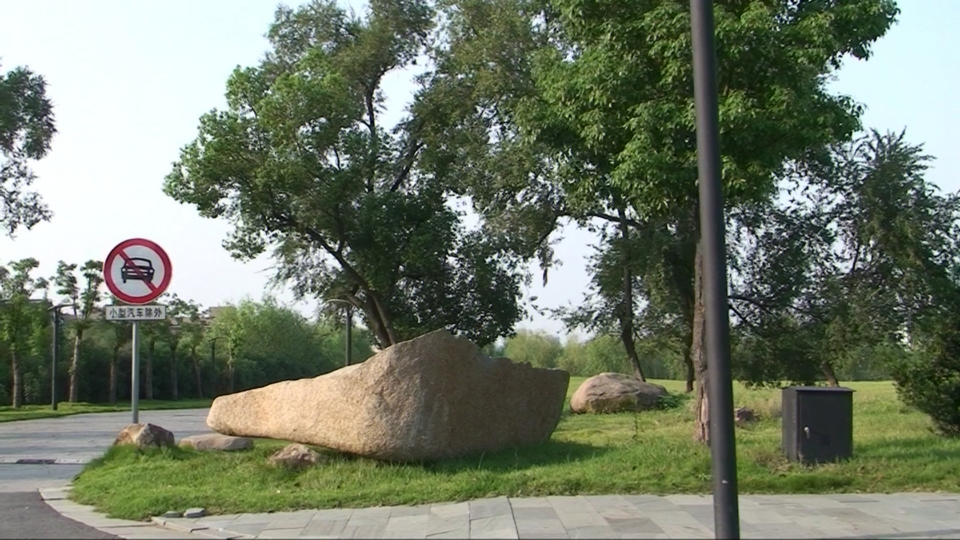
%> input picture assignment2/Part3/test00.jpg, 960 x 540 px
$ octave part3.m   (GNU Octave 9; MATLAB toolbox functions it lacks are replaced by stand-ins)
%> lines starting %> are read from the running program, lines starting %| are printed output that depends on the picture
### assignment2/Part2/get_connected_pixels.m
function connected_pixels = get_connected_pixels(width,height)

% This function returns a list of directed connected pixels
% with given height and width.
num_pixels = width*height;

% up and down
left_nodes = (1:num_pixels)';
left_nodes((width:width:num_pixels))=[];
right_nodes = left_nodes+1;
% connect right node
src = [left_nodes;right_nodes];
% connect left node
dest = [right_nodes;left_nodes];

% left and right
% remove last layer
upper_node = (1:num_pixels-width)';
% add first layer
right_nodes = upper_node+width;
src = [src;upper_node;right_nodes];
dest = [dest;right_nodes;upper_node];

connected_pixels = [src,dest];
end

### assignment2/Part3/get_lambda.m
function lambda = get_lambda(connected_pixels, Eps, Ws, img)

% seperate connected pixels pairs by four directions
% count the number of pairs in each direction

H = size(img,1);
W = size(img,2);
num_pixels = H * W;

down =  num_pixels - W;
up = num_pixels - W + down;
right = num_pixels - H + up;
left = size(connected_pixels);

% seperate into four parts to calculate the distances
connected_pixels_down = connected_pixels(1:down,:);
connected_pixels_up =   connected_pixels(down+1:up,:);
connected_pixels_right =connected_pixels(up+1:right,:);
connected_pixels_left = connected_pixels(right+1:left,:);

% count the connection of each node
num_conn = zeros(1,num_pixels);
num_conn(connected_pixels_down(:,1)) = num_conn(connected_pixels_down(:,1)) + 1;
num_conn(connected_pixels_up(:,1)) = num_conn(connected_pixels_up(:,1)) + 1;
num_conn(connected_pixels_right(:,1)) = num_conn(connected_pixels_right(:,1)) + 1;
num_conn(connected_pixels_left(:,1)) = num_conn(connected_pixels_left(:,1)) + 1;

% separate three channels
red_img = img(:,:,1);
green_img = img(:,:,2);
blue_img = img(:,:,3);
intensity = (red_img+green_img+blue_img)/3;

% From the paper, first step is to find U matrix
base_array = zeros(1,num_pixels);
base_array((connected_pixels_down(:,1))) = base_array(connected_pixels_down(:,1)) + 1;
% label the src and non-src pixels
down_src = base_array==1;
down_non_src = base_array==0;
% calculate the distance and set into a num_pixels length array
dist_down = zeros(num_pixels,1);
dist_down(down_src) = 1/(sqrt((intensity(connected_pixels_down(:,1))-intensity(connected_pixels_down(:,2))).^2) +Eps);

% do the same for all other directions
base_array = zeros(1,num_pixels);
base_array(connected_pixels_up(:,1)) = base_array(connected_pixels_up(:,1)) + 1;
up_src = base_array==1;
up_non_src = base_array==0;
dist_up = zeros(num_pixels,1);
dist_up(up_src) = 1./(sqrt((intensity(connected_pixels_up(:,1))-intensity(connected_pixels_up(:,2))).^2) +Eps);

base_array = zeros(1,num_pixels);
base_array(connected_pixels_right(:,1)) = base_array(connected_pixels_right(:,1)) + 1;
right_src = base_array==1;
right_non_src = base_array==0;
dist_right = zeros(num_pixels,1);
dist_right(right_src) = 1./(sqrt((intensity(connected_pixels_right(:,1))-intensity(connected_pixels_right(:,2))).^2) +Eps);

base_array = zeros(1,num_pixels);
base_array(connected_pixels_left(:,1)) = base_array(connected_pixels_left(:,1)) + 1;
left_src = base_array==1;
left_non_src = base_array==0;
dist_left = zeros(num_pixels,1);
dist_left(left_src) = 1./(sqrt((intensity(connected_pixels_left(:,1))-intensity(connected_pixels_left(:,2))).^2) +Eps);


% calculate U matrix
% num of connections / total distance of all directions
dist_sum = dist_left + dist_right + dist_up + dist_down;
U = num_conn'./dist_sum;

% Remove indexes that are not used
lambda_down = Ws.* U ./ (dist_down+Eps);
lambda_down(down_non_src) = [];
lambda_up = Ws.* U ./ (dist_up+Eps);
lambda_up(up_non_src) = [];
lambda_right = Ws.* U ./ (dist_right+Eps);
lambda_right(right_non_src) = [];
lambda_left = Ws.* U ./ (dist_left+Eps);
lambda_left(left_non_src) = [];

% Combine all lambda values, as in same order as edges4connect.
lambda = [lambda_down;lambda_up;lambda_right;lambda_left];

### assignment2/Part3/get_projected_pixel.m
function projected_pixels  = get_projected_pixel(first_term, second_term_with_disparity_i,...
    H, W)

% calculate x_prime_h and normalize last term to be 1
x_prime_h = first_term + repmat(second_term_with_disparity_i,1,H*W);

x_prime_h(1,:) = round(x_prime_h(1,:)./x_prime_h(3,:));
x_prime_h(2,:) = round(x_prime_h(2,:)./x_prime_h(3,:));
x_prime_h(3,:) = 1;
% fix boundary cases
x_prime_h(2,x_prime_h(2,:) < 1) = 1;
x_prime_h(2,x_prime_h(2,:) > H) = H;
x_prime_h(1,x_prime_h(1,:) < 1) = 1;
x_prime_h(1,x_prime_h(1,:) > W) = W;

projected_pixels = x_prime_h(1,:)+(x_prime_h(2,:)-1)*W;
end

### assignment2/Part3/part3.m
%%
clear
clc

addpath('../GCMex')
addpath('../Part1')
addpath('../Part2')

% load images and camera matrices
tic
rgbImage1 = double(imread('test00.jpg'));
rgbImage2 = double(imread('test09.jpg'));
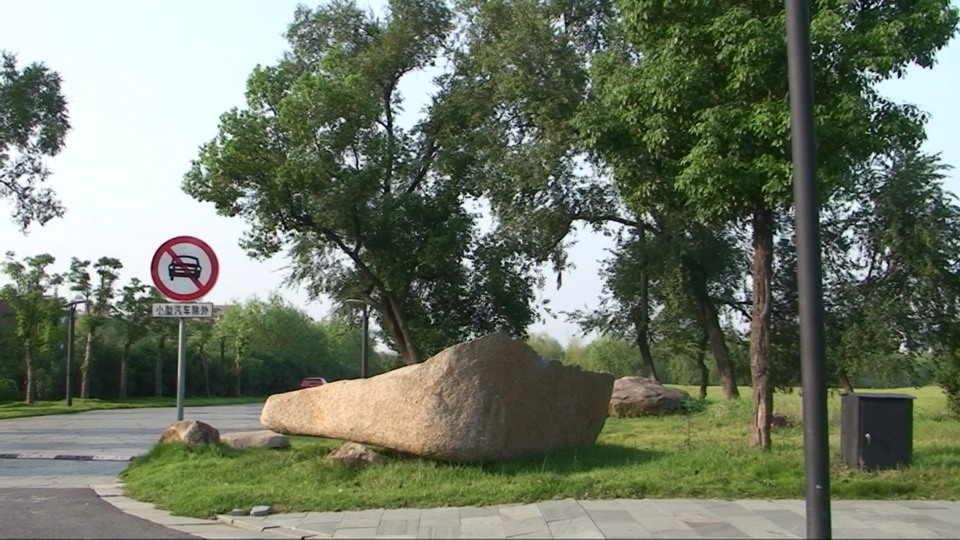
%> input picture assignment2/Part3/test09.jpg, 960 x 540 px

% Get the height and width of the image
H = size(rgbImage1, 1);
%> H = 540
W = size(rgbImage1, 2);
%> W = 960

cameras = readmatrix('cameras.txt');

Kt1 = cameras(1:3, 1:3);
Rt1 = cameras(4:6, 1:3);
Tt1 = cameras(7, 1:3)';

Kt2 = cameras(8:10, 1:3);
Rt2 = cameras(11:13, 1:3);
Tt2 = cameras(14, 1:3)';

num_pixels = W * H;
%> num_pixels = 518400

% rearrange dimension and make it linear
im1 = permute(rgbImage1,[2 1 3]);
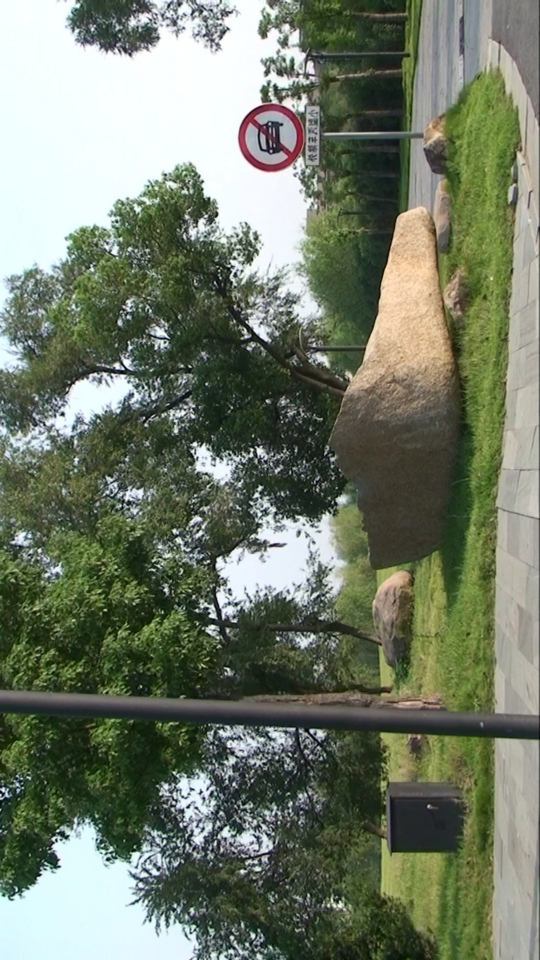
%> im1: size 960x540x3 double; mean R, G, B 115, 123.6, 105.6; mean of the top-left, top-right, bottom-left and bottom-right quarters 158.9, 108.9, 95.7, 95.4
im2 = permute(rgbImage2,[2 1 3]);
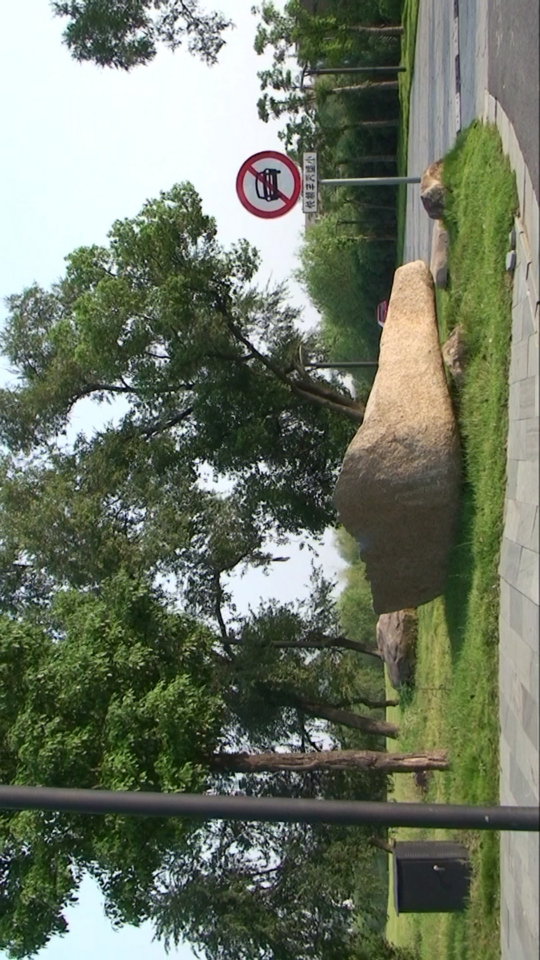
%> im2: size 960x540x3 double; mean R, G, B 110.7, 119.1, 101.4; mean of the top-left, top-right, bottom-left and bottom-right quarters 160.6, 108.1, 80.8, 92
img1 = reshape(im1,1,[],3);
img2 = reshape(im2,1,[],3);

% set parameters
disparity = 0.001:0.001:0.01;

epsilon = 50;
Ws = 18/(disparity(end) - disparity(1));

sigma = 10;
num_classes = size(disparity,2);
nn = 0.05*(disparity(end) - disparity(1));

% calculate epipolar lines according to the equation given
x_h = [repmat(1:W,1,H);
       reshape(repmat(1:H,W,1),1,num_pixels);
       ones(1,num_pixels)];

first_term = Kt2*Rt2.'*Rt1*inv(Kt1)*x_h;
second_term = Kt2*Rt2.'*(Tt1-Tt2)*disparity;

projected = [];
for i=1:length(disparity)
    second_term_with_disparity_i = second_term(:,i);
    projected_pixels = get_projected_pixel(first_term, second_term_with_disparity_i,...
    H, W);
    projected = [projected; projected_pixels];
end

% calculate data term
% get projected img2
img2 = reshape(img2(1,projected,:), num_classes, num_pixels,[]);
img1 = repmat(img1,num_classes,1);
% calculate unary
unary = sqrt(sum((img2 - img1).^2,3));
%%

% calculate sparse matrix
connected_pixels = get_connected_pixels(W, H);
lambda = get_lambda(connected_pixels, epsilon, Ws, im1);
%> in get_lambda, `red_img = img(:,:,1);`:
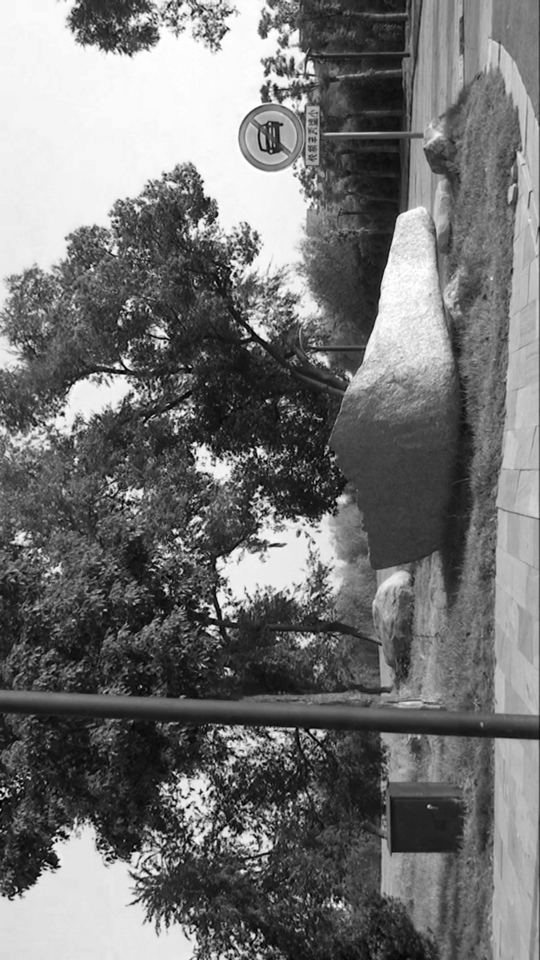
%> red_img: size 960x540 double; min 0, max 255, mean 115
%> in get_lambda, `green_img = img(:,:,2);`:
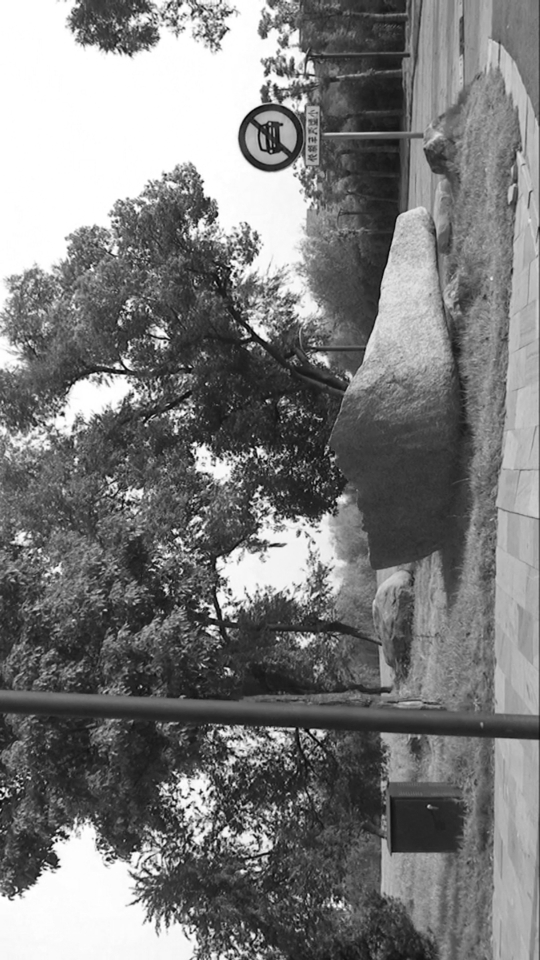
%> green_img: size 960x540 double; min 2, max 255, mean 123.6
%> in get_lambda, `blue_img = img(:,:,3);`:
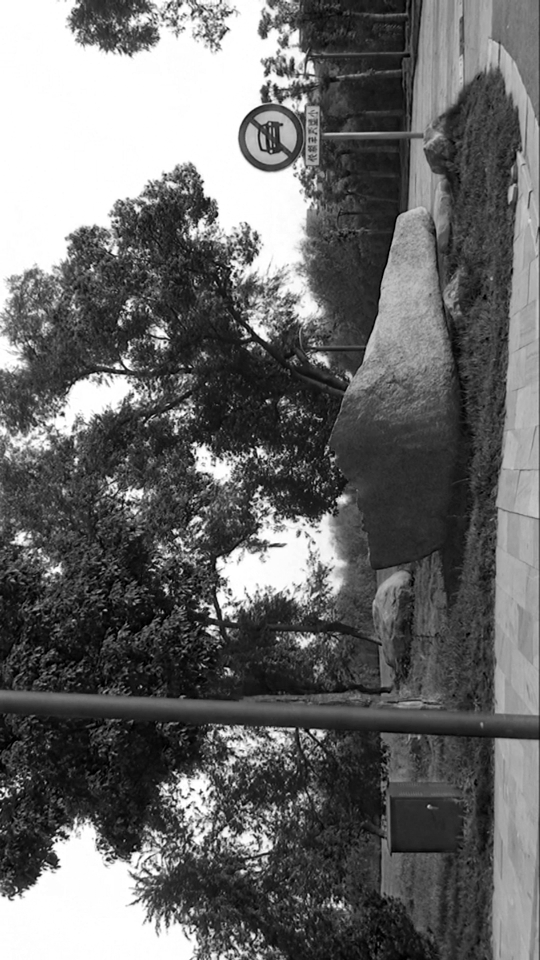
%> blue_img: size 960x540 double; min 0, max 255, mean 105.6
%> in get_lambda, `intensity = (red_img+green_img+blue_img)/3;`:
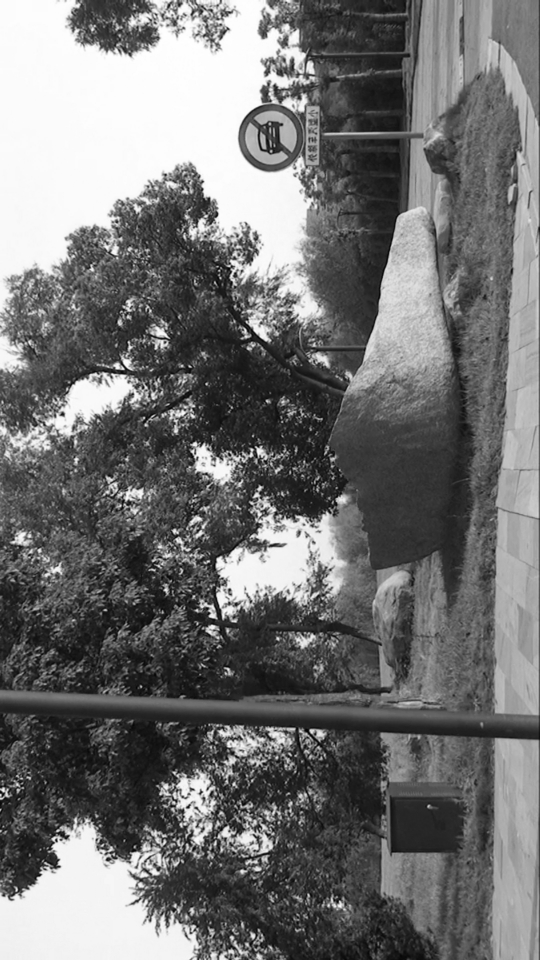
%> intensity: size 960x540 double; min 1.33, max 255, mean 114.7
PAIRWISE = sparse(connected_pixels(:,1),connected_pixels(:,2), ...
double(lambda),num_pixels,num_pixels,4*num_pixels);

% calculate labelcost
Labelcost = pdist2(disparity',disparity');
Labelcost(Labelcost>nn) = nn;

% class normalization
segclass = disparity(end)*ones(1,num_pixels);

% normalize unary
unary = sigma./(sigma + unary);
maximm = max(unary);
unary = unary./repmat(maximm,num_classes,1);
unary = 1 - unary;
toc

%%
disp('Begin Optimization')
tic
%> (the run ends here)
